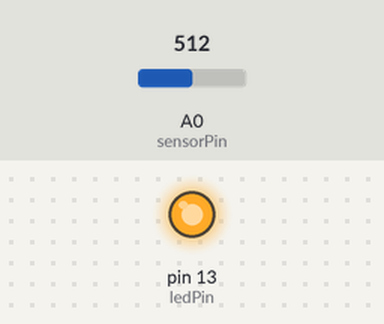
Bench run of a sketch on a simulated Arduino Uno, built with avr-gcc and run on an emulated ATmega328P. Shown: output pins drawn as LEDs (lit = HIGH). The test bench sets the inputs (shaded band); at power-on: A0 (sensorPin) = 512. What the sketch prints to the serial monitor is not drawn.

Above: at 0.1 s.
At 1.2 s:
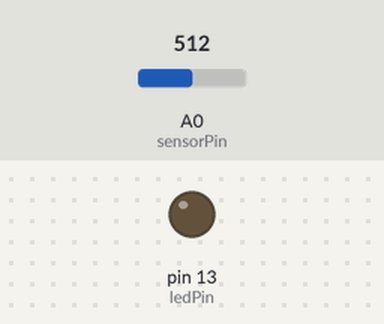
Timing chart, 0 to 2.7 s (numbered marks = the images above):
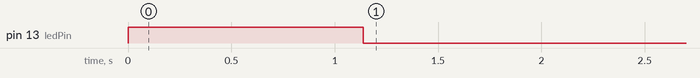

Measured:
- by itself, pin 13 (ledPin): LOW → HIGH at 0.00 s, → LOW 1.1 s later

The sketch:

HeartBeat.ino
```cpp
// Pulse Monitor Test Script

int ledPin = 13;
int sensorPin = 0;
double alpha = 0.75;
int period = 20;
double change = 0.0;
void setup()
{
  pinMode(ledPin, OUTPUT);
  Serial.begin(9600);
  digitalWrite(ledPin, LOW);
}

void loop()
{
    static double oldValue = 0;
    static double oldChange = 0;
    int rawValue = analogRead(sensorPin);
    double value = alpha * oldValue + (1 - alpha) * rawValue;
    Serial.print(rawValue);
    Serial.print(",");
    double change = value - oldValue;
    Serial.println(change);

 //   if (change <0)
 //   change = cange* -1;

    if (change > 0)
      digitalWrite(13, HIGH);
    else
      digitalWrite(13, LOW);
    oldValue = value;
    delay(period);
}
```
